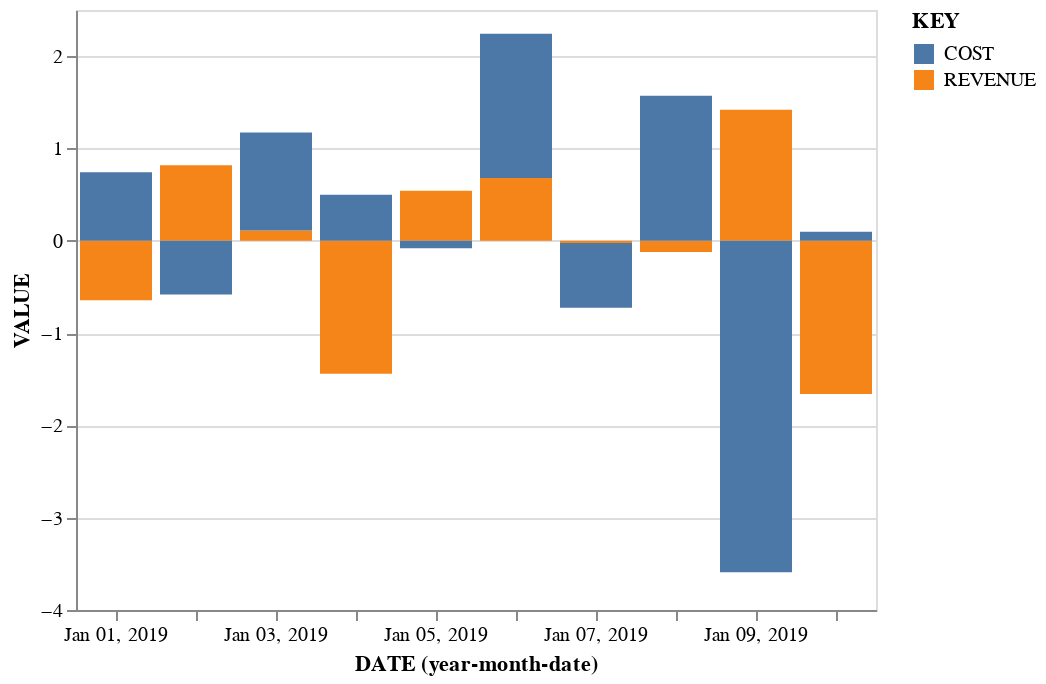

The notebook cell this image was saved under:
### Code cell
import altair as alt

alt.Chart(data).mark_bar().encode(
    x='yearmonthdate(DATE):O',
    y='VALUE',
    color='KEY',
    tooltip=['KEY', 'VALUE'],
)

### Figure 1 — Vega-Lite specification as saved in the notebook (floating-point values rounded to 4 significant figures)
{"$schema": "https://vega.github.io/schema/vega-lite/v3.3.0.json", "config": {"mark": {"tooltip": null}, "view": {"height": 300, "width": 400}}, "data": {"name": "data-42f8785c5d22834c5471f9cd59ae8ca5"}, "datasets": {"data-42f8785c5d22834c5471f9cd59ae8ca5": [{"DATE": "2019-01-01T00:00:00", "KEY": "REVENUE", "VALUE": -0.6435}, {"DATE": "2019-01-02T00:00:00", "KEY": "REVENUE", "VALUE": 0.8187}, {"DATE": "2019-01-03T00:00:00", "KEY": "REVENUE", "VALUE": 0.1124}, {"DATE": "2019-01-04T00:00:00", "KEY": "REVENUE", "VALUE": -1.44}, {"DATE": "2019-01-05T00:00:00", "KEY": "REVENUE", "VALUE": 0.541}, {"DATE": "2019-01-06T00:00:00", "KEY": "REVENUE", "VALUE": 0.6809}, {"DATE": "2019-01-07T00:00:00", "KEY": "REVENUE", "VALUE": -0.02535}, {"DATE": "2019-01-08T00:00:00", "KEY": "REVENUE", "VALUE": -0.1218}, {"DATE": "2019-01-09T00:00:00", "KEY": "REVENUE", "VALUE": 1.421}, {"DATE": "2019-01-10T00:00:00", "KEY": "REVENUE", "VALUE": -1.661}, {"DATE": "2019-01-01T00:00:00", "KEY": "COST", "VALUE": 0.7413}, {"DATE": "2019-01-02T00:00:00", "KEY": "COST", "VALUE": -0.5834}, {"DATE": "2019-01-03T00:00:00", "KEY": "COST", "VALUE": 1.061}, {"DATE": "2019-01-04T00:00:00", "KEY": "COST", "VALUE": 0.4977}, {"DATE": "2019-01-05T00:00:00", "KEY": "COST", "VALUE": -0.08161}, {"DATE": "2019-01-06T00:00:00", "KEY": "COST", "VALUE": 1.563}, {"DATE": "2019-01-07T00:00:00", "KEY": "COST", "VALUE": -0.7007}, {"DATE": "2019-01-08T00:00:00", "KEY": "COST", "VALUE": 1.57}, {"DATE": "2019-01-09T00:00:00", "KEY": "COST", "VALUE": -3.59}, {"DATE": "2019-01-10T00:00:00", "KEY": "COST", "VALUE": 0.09892}]}, "encoding": {"color": {"field": "KEY", "type": "nominal"}, "tooltip": [{"field": "KEY", "type": "nominal"}, {"field": "VALUE", "type": "quantitative"}], "x": {"field": "DATE", "timeUnit": "yearmonthdate", "type": "ordinal"}, "y": {"field": "VALUE", "type": "quantitative"}}, "mark": "bar"}
